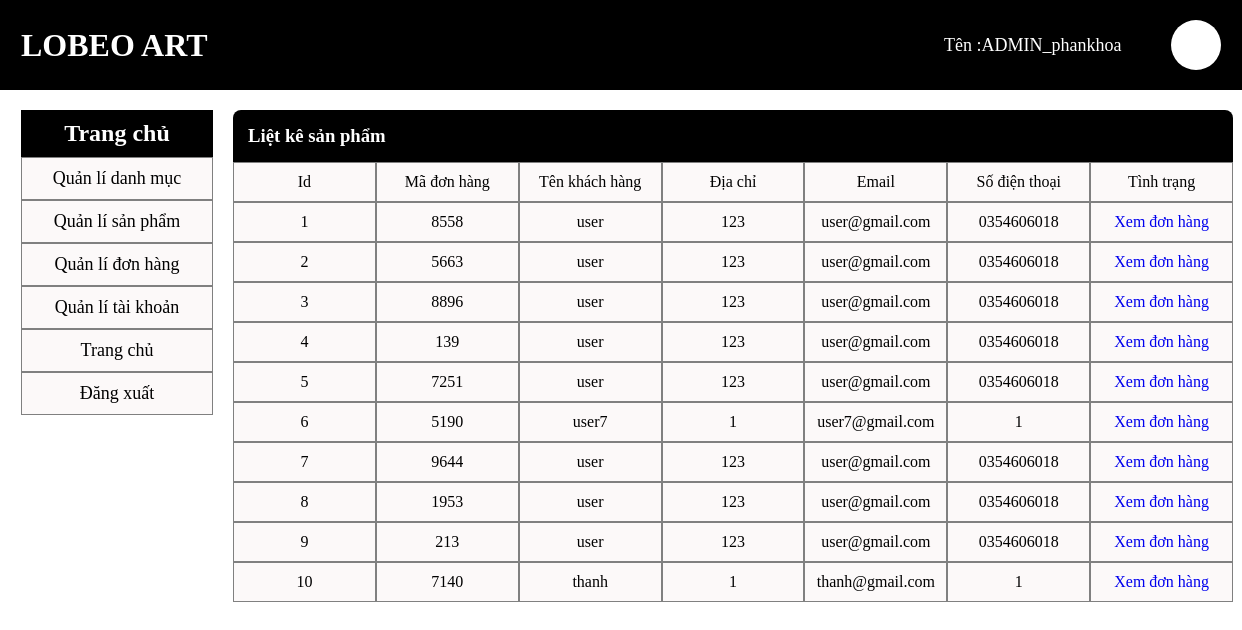
/admin/indexAdmin.php?action=quanlydonhang&query=lietke (signed in), run on the app's committed database.
### tables this page shows
CREATE TABLE `tbl_cart` (
  `id_cart` int(11) NOT NULL,
  `id_khachhang` int(11) NOT NULL,
  `code_cart` varchar(256) NOT NULL,
  `cart_status` int(11) NOT NULL
);

CREATE TABLE `tbl_users` (
  `id` int(11) NOT NULL,
  `username` varchar(256) NOT NULL,
  `email` varchar(256) NOT NULL,
  `adress` varchar(256) NOT NULL,
  `pass` varchar(256) NOT NULL,
  `repass` varchar(256) NOT NULL,
  `phone` varchar(256) NOT NULL,
  `role` varchar(256) NOT NULL DEFAULT 'user'
);

### admin/modules/quanlydonhang/lietke.php (the view)
<div class="danhmucsp_lietke">
        <div class="danhmucsp_lietke_title">
            <h3>Liệt kê sản phẩm</h3>
        </div>
    <?php
      $sql_lietke_dh = "SELECT * FROM tbl_cart,tbl_users WHERE tbl_cart.id_khachhang = tbl_users.id ORDER BY tbl_cart.id_cart DESC";
      $query_lietke_dh = mysqli_query($mysqli,$sql_lietke_dh);
    ?>
    <table style="width:100%" border="1" style="border-collapse: collapse;">
      <ul class="danhmucsp_lietke_container row">
        <li>Id</li>
        <li>Mã đơn hàng</li>
        <li>Tên khách hàng</li>
        <li>Địa chỉ</li>
        <li>Email</li>
        <li>Số điện thoại</li>
        <li>Tình trạng</li>
      </ul>
      <?php
        $i = 0;
        while($row = mysqli_fetch_array($query_lietke_dh)){
        $i++;
      ?>
      <ul class="danhmucsp_lietke_container row">
        <li><?php echo $i ?></li>
        <li><?php echo $row['code_cart'] ?></li>
        <li><?php echo $row['username'] ?></li>
        <li><?php echo $row['adress'] ?></li>
        <li><?php echo $row['email'] ?></li>
        <li><?php echo $row['phone'] ?></li>
        <li>
          <a href="indexAdmin.php?action=donhang&query=xemdonhang&code=<?php echo $row['code_cart'] ?>">Xem đơn hàng</a>
        </li>
      </ul>
      <?php
      }
      ?>
    </table>
</div>

### admin/indexAdmin.php (shortened to what this page needs)
<!DOCTYPE html>
<html lang="en">
<head>
</head>
<body>
    <?php
        include("modules/headerAdmin.php");
        include("modules/footerAdmin.php");
    ?>
</body>
</html>

### admin/modules/headerAdmin.php (shortened to what this page needs)
<!DOCTYPE html>
<html lang="en">
<head>
    <link rel="stylesheet" href="./css/adminPages.css">
</head>
<body>
    <div class="header_admin">
        <div class="header_admin_top">
            <div class="header_admin_top_size row">
                <h1>LOBEO ART</h1>
                <div class="user_admin row">
                    <div class="office_user_admin">
                        <p>Tên :<span><?php echo $_SESSION['admin_name'] ?></span></p>
                    </div>
                    <div class="logo_user_admin">
                    </div>
                </div>
            </div>
        </div>
        <div class="header_admin_size">
            <div class="header_admin_menu">
                <div class="header_admin_menu_container">
                    <div class="header_admin_menu_content row">
                        <div class="header_admin_menu_item">
                            <ul class="header_admin_menu_list">
                                <h2>Trang chủ</h2>
                                <a href="indexAdmin.php?action=quanlydanhmucsp&query=them"><li> Quản lí danh mục</li></a>
                                <li><a href="indexAdmin.php?action=quanlysp&query=them"> Quản lí sản phẩm</a></li>
                                <li><a href="indexAdmin.php?action=quanlydonhang&query=lietke">Quản lí đơn hàng</a></li>
                                <li><a href="#">Quản lí tài khoản</a></li>
                                <li><a href="../../HoaCuaPHP/index.php">Trang chủ</a></li>
                                <li><a href="../login.php">Đăng xuất</a></li>
                            </ul>
                        </div>
                        <div>
                            <?php
                                include("navAdmin.php");
                            ?>
                        </div>
                    </div>
                </div>
            </div>
        </div>
    </div>
</body>
</html>

### admin/modules/navAdmin.php (shortened to what this page needs)
<!DOCTYPE html>
<html lang="en">
<head>
</head>
<body>
<div class="grip">
    <?php
        if(isset($_GET['action']) && $_GET['query']){
            $tam = $_GET['action'];
            $query = $_GET['query'];
        }else{
            $tam = '';
        }
        if($tam=='quanlydanhmucsp' && $query=='them'){
            include("modules/quanlydanhmucsp/them.php");
            include("modules/quanlydanhmucsp/lietke.php");
        }elseif($tam=='quanlydanhmucsp' && $query=='sua'){
            include("modules/quanlydanhmucsp/sua.php");
        }
        elseif($tam=='quanlysp' && $query=='them'){
            include("modules/quanlysp/them.php");
            include("modules/quanlysp/lietke.php");
        }elseif($tam=='quanlysp' && $query=='sua'){
            include("modules/quanlysp/sua.php");
        }
        elseif($tam=='quanlydonhang' && $query=='lietke'){
            include("modules/quanlydonhang/lietke.php");
        }elseif($tam=='donhang' && $query=='xemdonhang'){
            include("modules/quanlydonhang/xemdonhang.php");
        }
        ?>
</div>
</body>
</html>

### admin/modules/footerAdmin.php (shortened to what this page needs)
<!DOCTYPE html>
<html lang="en">
<head>
</head>
<body>
</body>
</html>

### admin/css/adminPages.css (style rules this page uses)
* { padding: 0; margin : 0; list-style: none; text-decoration: none; }
.row { display: flex; }
.header_admin_top { background-color: black; padding: 20px; width: auto; }
.header_admin_top_size { background-color: black; width: 1200px; height: auto; margin: auto; align-items: center; }
.header_admin_top_size h1 { width: 100%; height: auto; color: white; }
.user_admin { width: 30%; align-items: center; justify-content: space-between; }
.office_user_admin { font-size: 18px; font-family:Cambria, Cochin, Georgia, Times, 'Times New Roman', serif ; font-size: 700; color: #fff; }
.logo_user_admin { width: 50px; height: 50px; border-radius: 50%; background-color: #fff; }
.header_admin_size { max-width: 1200px; margin: auto; }
.header_admin_size { padding-top: 10px; }
.header_admin_menu_item { margin-top:10px ; }
.header_admin_menu_list h2 { text-align: center; padding: 10px 5px; background-color: black; color: #fff; cursor: pointer; }
.header_admin_menu_list li { border: 0.1px solid gray; padding: 10px; font-size: 18px; width: 170px; cursor: pointer; }
.header_admin_menu_list a { color: black; text-align: left; }
.danhmucsp_them , .danhmucsp_lietke { width: 1000px; margin: auto; margin: 0px 20px; }
.danhmucsp_title , .danhmucsp_lietke_title { background-color: black; color: #fff; padding : 15px; border-radius: 8px 8px 0px 0px; margin-top: 10px; }
.danhmucsp_lietke_container li { border: 0.1px solid gray; background-color: #fcf9f9; }
.danhmucsp_lietke_container li { width: 33%; padding: 10px 0; }
table { border: none; }
li { border: 1px solid black; text-align: center; background-color:#fcf9f9; width: 10%; overflow: hidden; }

### data on the page
tbl_cart: code_cart "8558", tbl_users.username "user", tbl_users.adress "123", tbl_users.email "user@gmail.com", tbl_users.phone "0354606018"
tbl_cart: code_cart "5663", tbl_users.username "user", tbl_users.adress "123", tbl_users.email "user@gmail.com", tbl_users.phone "0354606018"
tbl_cart: code_cart "8896", tbl_users.username "user", tbl_users.adress "123", tbl_users.email "user@gmail.com", tbl_users.phone "0354606018"
tbl_cart: code_cart "139", tbl_users.username "user", tbl_users.adress "123", tbl_users.email "user@gmail.com", tbl_users.phone "0354606018"
tbl_cart: code_cart "7251", tbl_users.username "user", tbl_users.adress "123", tbl_users.email "user@gmail.com", tbl_users.phone "0354606018"
tbl_cart: code_cart "5190", tbl_users.username "user7", tbl_users.adress "1", tbl_users.email "user7@gmail.com", tbl_users.phone "1"
tbl_cart: code_cart "9644", tbl_users.username "user", tbl_users.adress "123", tbl_users.email "user@gmail.com", tbl_users.phone "0354606018"
tbl_cart: code_cart "1953", tbl_users.username "user", tbl_users.adress "123", tbl_users.email "user@gmail.com", tbl_users.phone "0354606018"
tbl_cart: code_cart "213", tbl_users.username "user", tbl_users.adress "123", tbl_users.email "user@gmail.com", tbl_users.phone "0354606018"
tbl_cart: code_cart "7140", tbl_users.username "thanh", tbl_users.adress "1", tbl_users.email "thanh@gmail.com", tbl_users.phone "1"

### other printed values
$_SESSION['admin_name'] "ADMIN_phankhoa"
